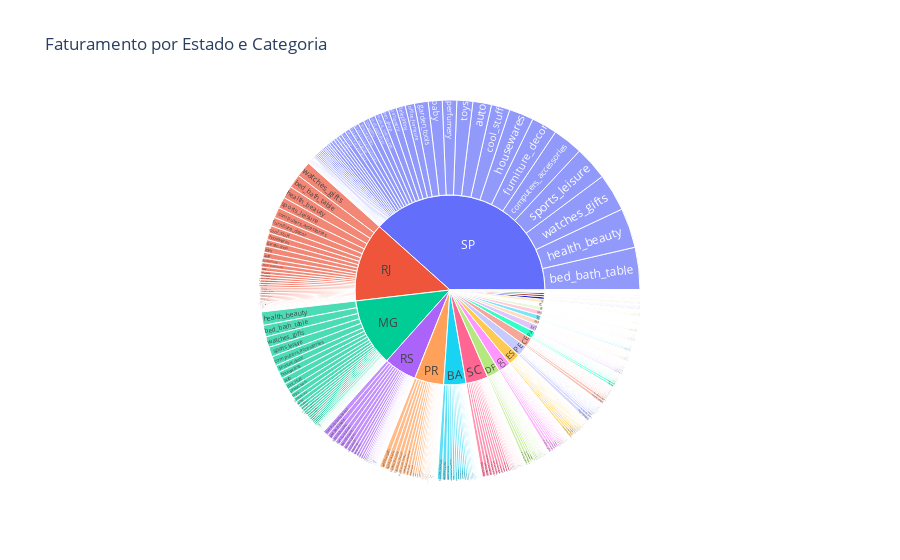

Notebook code cell kept with this figure:
### Code cell
filtro = df.groupby(['customer_state', 'product_category_name_english'])['price'].sum().reset_index()

fig = px.sunburst(filtro,
                  path=['customer_state', 'product_category_name_english'],
                  values='price',
                  title='Faturamento por Estado e Categoria')
fig.show()

### Figure 1 — Plotly figure (JSON) as saved in the notebook; plotly's stock layout.template omitted (floating-point values rounded to 4 significant figures; data arrays with more than 128 entries replaced by an {"elided": "..."} marker saying what was removed)
{"data": [{"branchvalues": "total", "domain": {"x": [0, 1], "y": [0, 1]}, "hovertemplate": "labels=%{label}<br>price=%{value}<br>parent=%{parent}<br>id=%{id}<extra></extra>", "ids": {"elided": "1383 str values"}, "labels": {"elided": "1383 str values"}, "name": "", "parents": {"elided": "1383 str values"}, "type": "sunburst", "values": {"elided": "1383 float values"}}], "layout": {"legend": {"tracegroupgap": 0}, "title": {"text": "Faturamento por Estado e Categoria"}}}
